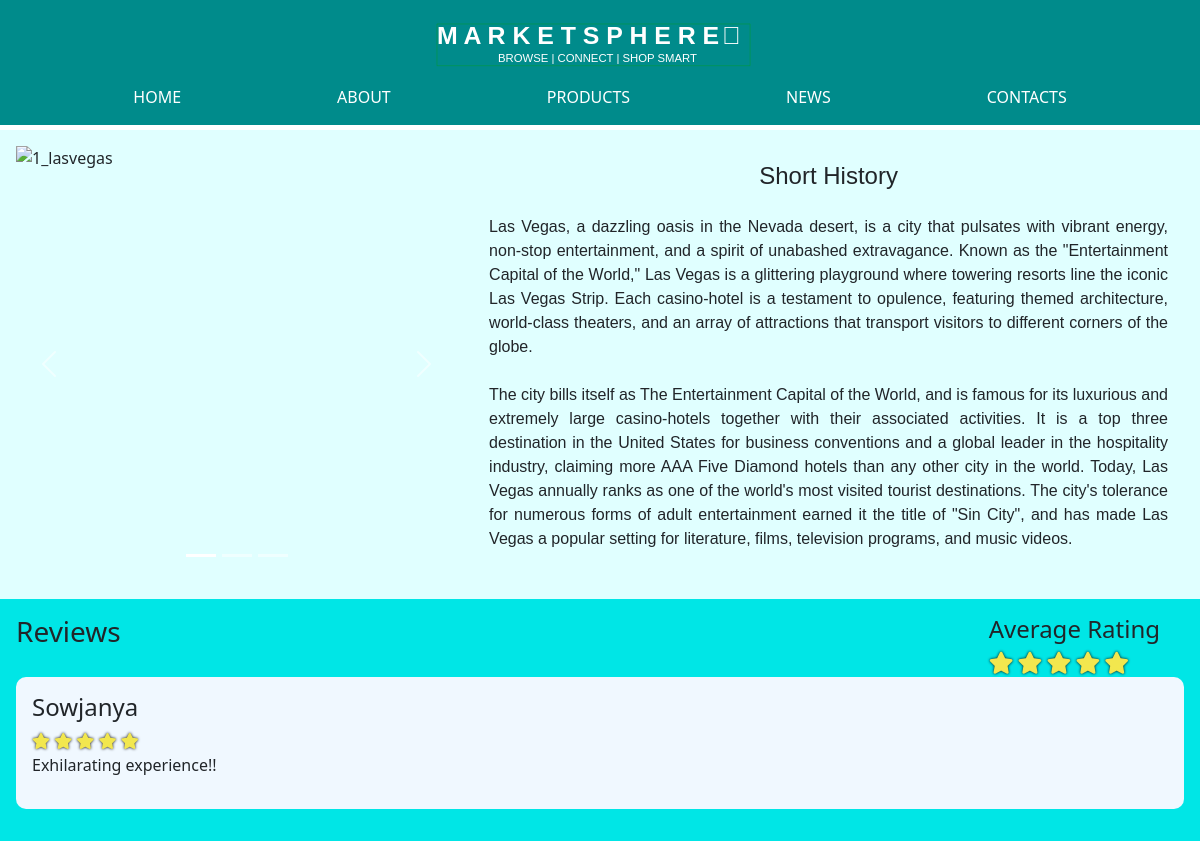
The page /includes/Las_Vegas.php on the database its author committed.
### tables this page shows
CREATE TABLE `Products` (
  `productId` int(11) NOT NULL,
  `productName` varchar(45) NOT NULL,
  `productCompany` varchar(45) NOT NULL,
  `productImgUrl` varchar(45) NOT NULL,
  `productPrice` decimal(7,2) NOT NULL,
  `productShortDesc` varchar(255) NOT NULL,
  `productHits` int(11) NOT NULL,
  `productRating` int(11) NOT NULL,
  `productRatingCount` int(11) NOT NULL,
  `productAvgRating` varchar(45) NOT NULL,
  `productReviewCount` int(11) NOT NULL
);

CREATE TABLE `Ratings` (
  `idRatings` int(11) NOT NULL,
  `userName` varchar(45) NOT NULL,
  `productID` int(11) NOT NULL,
  `companyName` varchar(45) NOT NULL,
  `rating` int(11) NOT NULL,
  `review` varchar(255) NOT NULL
);

### includes/Las_Vegas.php (the view, shortened to what this page needs)
<?php session_start();  include_once 'dbconnect.php';?>
<?php
    $result = $conn->query("SELECT * FROM Products where productId = 18");
    $prod = $result -> fetch_assoc();
    $hits = $prod["productHits"] + 1;
    $conn->query("UPDATE Products SET productHits = ".$hits." WHERE productId = 18");
?>
<!DOCTYPE html>
<html lang="en">
<head>
    <?php include 'head.php' ?>
</head>
<body class="lasVegasPage">
    <?php $page='LasVegas'; include 'navbar.php' ?>
    <div class="topContainer">
        <div id="myCarousel" class="carousel slide" data-bs-ride="carousel">
            <div class="carousel-indicators">
            <button type="button" data-bs-target="#myCarousel" data-bs-slide-to="0" class="active"></button>
            <button type="button" data-bs-target="#myCarousel" data-bs-slide-to="1"></button>
            <button type="button" data-bs-target="#myCarousel" data-bs-slide-to="2"></button>
            </div>
            <div class="carousel-inner">
            <div class="carousel-item active">
                <img src="../img/1_lasvegas.jpeg" alt="1_lasvegas" class="d-block" style="width:100%">
            </div>
            </div>
            <button class="carousel-control-prev" type="button" data-bs-target="#myCarousel" data-bs-slide="prev">
            <span class="carousel-control-prev-icon"></span>
            </button>
            <button class="carousel-control-next" type="button" data-bs-target="#myCarousel" data-bs-slide="next">
            <span class="carousel-control-next-icon"></span>
            </button>
        </div>
        <div class="longDescContainer">
            <h4 class="Desctext">Short History</h4>
            <p class="longDesc">
            Las Vegas, a dazzling oasis in the Nevada desert, is a city that pulsates with vibrant energy, non-stop entertainment, and a spirit of unabashed extravagance. Known as the "Entertainment Capital of the World," Las Vegas is a glittering playground where towering resorts line the iconic Las Vegas Strip. Each casino-hotel is a testament to opulence, featuring themed architecture, world-class theaters, and an array of attractions that transport visitors to different corners of the globe.
            <br>
            <br>
            The city bills itself as The Entertainment Capital of the World, and is famous for its luxurious and extremely large casino-hotels together with their associated activities. It is a top three destination in the United States for business conventions and a global leader in the hospitality industry, claiming more AAA Five Diamond hotels than any other city in the world. Today, Las Vegas annually ranks as one of the world's most visited tourist destinations. The city's tolerance for numerous forms of adult entertainment earned it the title of "Sin City", and has made Las Vegas a popular setting for literature, films, television programs, and music videos.
            </p>
        </div>
    </div>
    <div class="bottomContainer">
        <div class="containerHeader">
            <h3 class="reviewsText">Reviews</h4>
            <?php
                $sql = "SELECT * FROM Products WHERE productID = 18";
                $result = mysqli_query($conn, $sql);
                $rows = mysqli_num_rows($result);
                if($rows > 0)
                {
                    while($row = $result->fetch_assoc())
                    {
                        echo "<div class='reviewContainer'>\n";
                            echo"<h4 style='margin-right:1em'>Average Rating</h4>";
                            for($i = 1; $i<=5; $i++)
                            {
                                $roundedRating = ceil($row["productAvgRating"]);
                                echo "<i class='fa fa-star ";
                                if($i <= $roundedRating)
                                {
                                    echo "checked";
                                }
                                else
                                {
                                    echo "unchecked";
                                }
                                echo"'></i>\n";
                            }
                    echo "</div>\n";
                    }
                }
            ?>
        </div>
        <?php
            $sql = "SELECT * FROM Ratings WHERE productID = 18";
            $result = mysqli_query($conn, $sql);
            $rows = mysqli_num_rows($result);
            if($rows > 0)
            {
                while($row = $result->fetch_assoc())
                {
                    echo "<div class='topReviewContainer'>\n";
                        echo "<div class='ratingContainer'>\n";
                            echo "<h4 class='currentUser'>".$row['userName']."</h4>";
                            for($i=1; $i<=5; $i++)
                            {
                                echo "<i class='fa fa-star ";
                                if($i <= $row['rating'])
                                {
                                    echo "checked";
                                }
                                else
                                {
                                    echo "unchecked";
                                }
                                echo"'></i>\n";
                            }
                        echo "</div>\n";
                        echo "<div class='reviewContainer'>\n";
                            echo "<p class='reviewText'>".$row['review']."</p>";
                        echo "</div>\n";
                    echo "</div>\n";
                }
            }
        ?>
    </div>
</body>

### css/main.css (style rules this page uses)
body, .aboutPage, .contactsPage, .productsPage, .newsPage, .securePage, .trackPage { -webkit-background-size: cover; -moz-background-size: cover; -o-background-size: cover; background-size: cover; padding-top: 130px; }
.topContainer { background: lightcyan; padding: 1em; display: flex; }
.topContainer .longDescContainer { padding: 1em; text-align: justify; padding-left: 2em; width: 70%; }
.topContainer .longDescContainer .Desctext { text-align: center; margin-bottom: 1em; }
.topContainer .longDescContainer .Desctext, .topContainer .longDescContainer .longDesc { font-family: 'Noto Sans SC', sans-serif; }
.ratingContainer .checked, .reviewContainer .checked { color: #f2e74e; text-shadow: 0 0 3px #000; }
.topContainer #myCarousel { width: 500px; }
.bottomContainer { padding: 1em; background: #00e6e6; }
.topReviewContainer { padding: 1em; background: aliceblue; border-radius: 10px; margin-bottom: 1em }
.containerHeader { display: flex; justify-content: space-between; }
.reviewContainer { align-items: center; }
.reviewContainer .checked, .reviewContainer .unchecked { font-size: 22px; }

### rows shown on the page
products: productAvgRating "5" (drawn)
ratings: userName "Sowjanya", rating 5 (drawn), review "Exhilarating experience!!"
